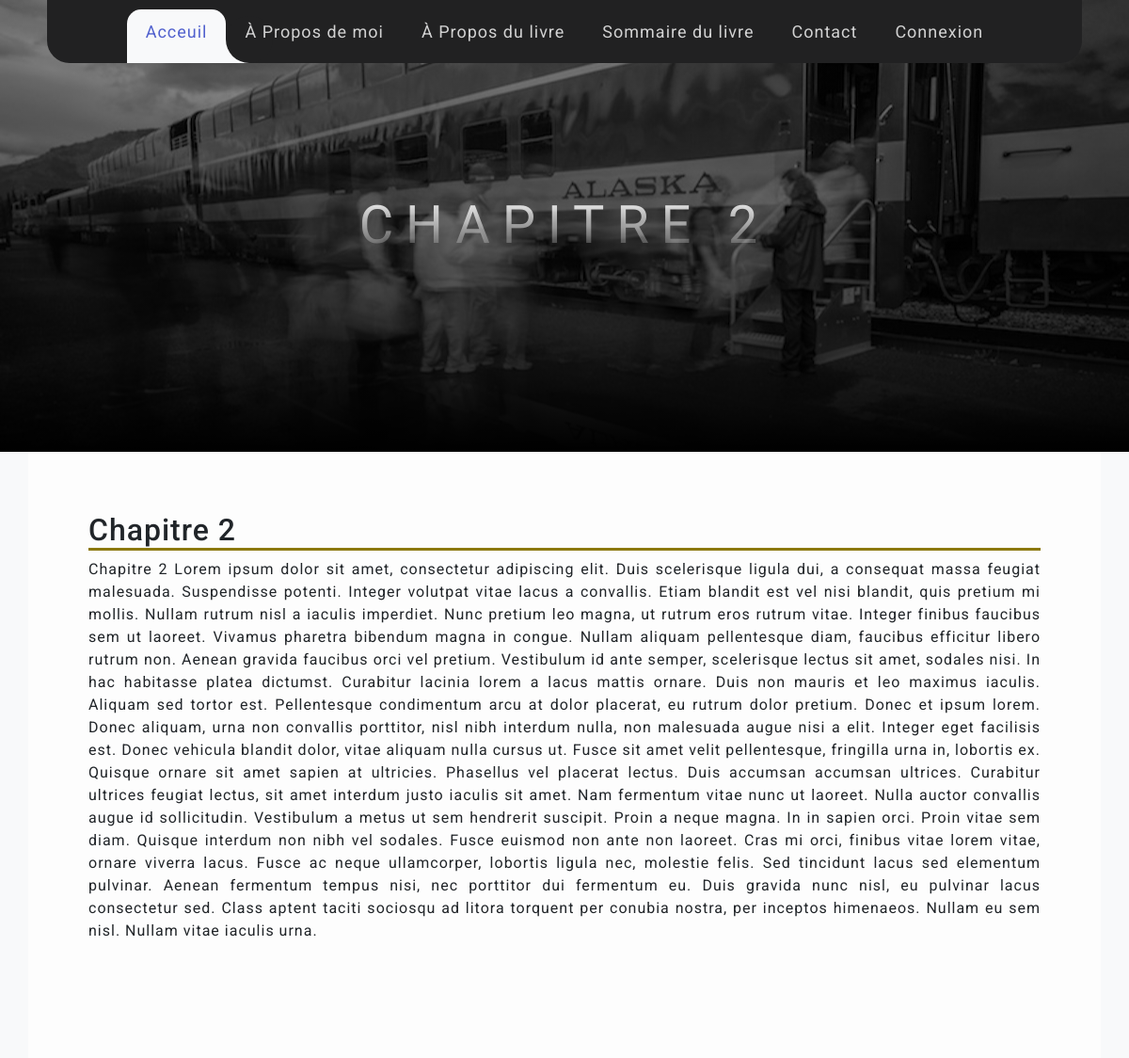
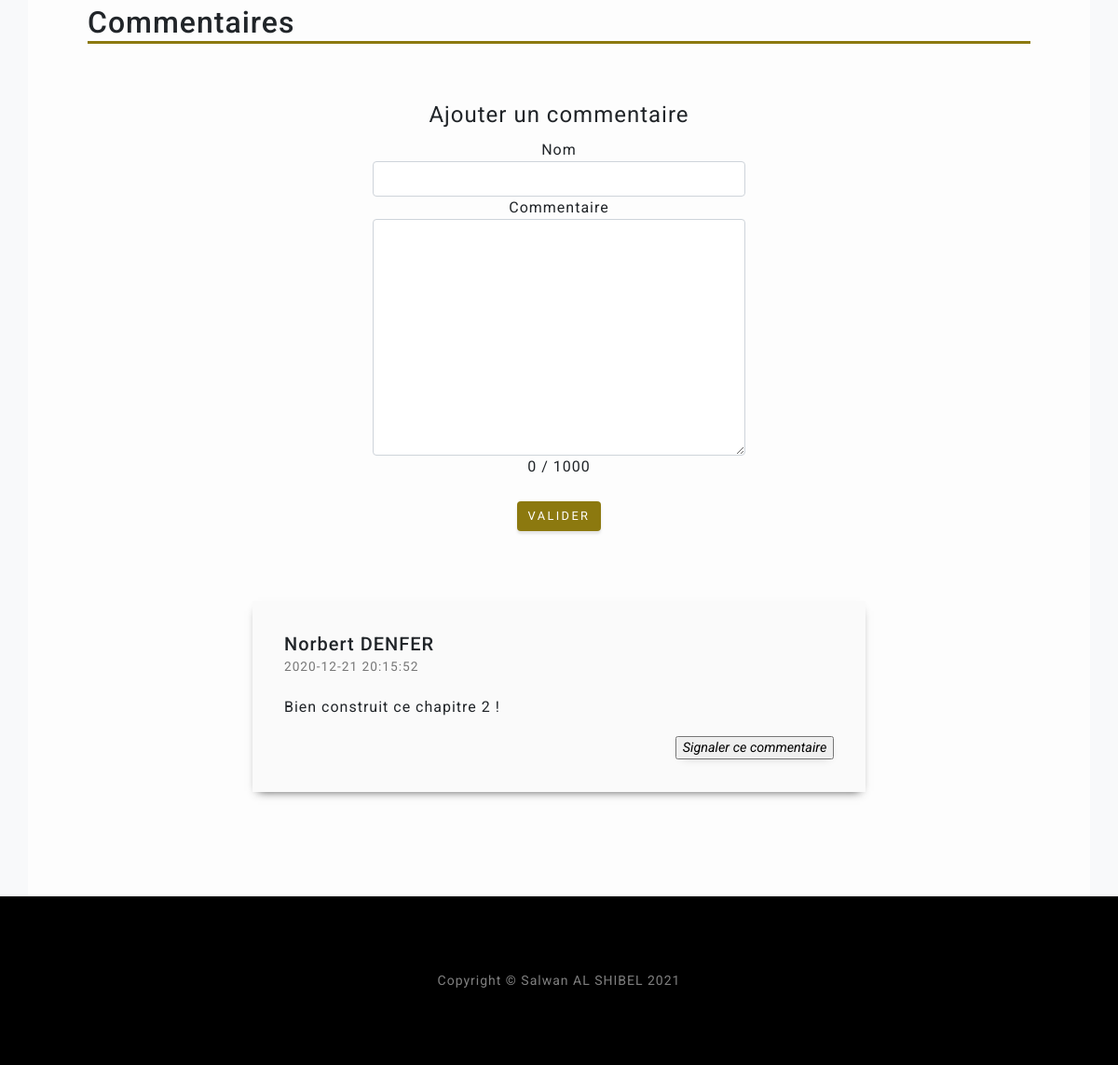
Page /articles/chapitre/2 on the earlier database version (2 pictures, top to bottom).
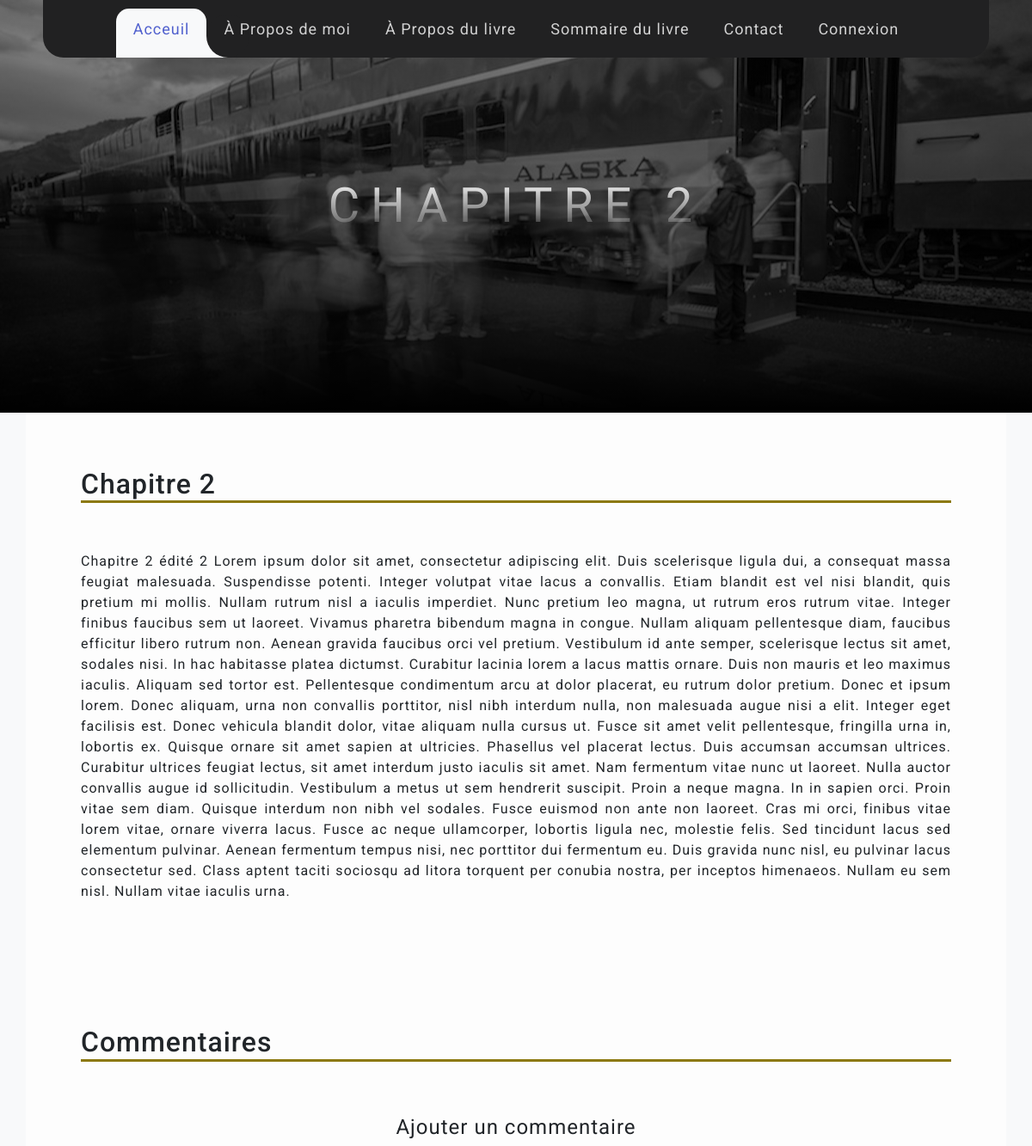
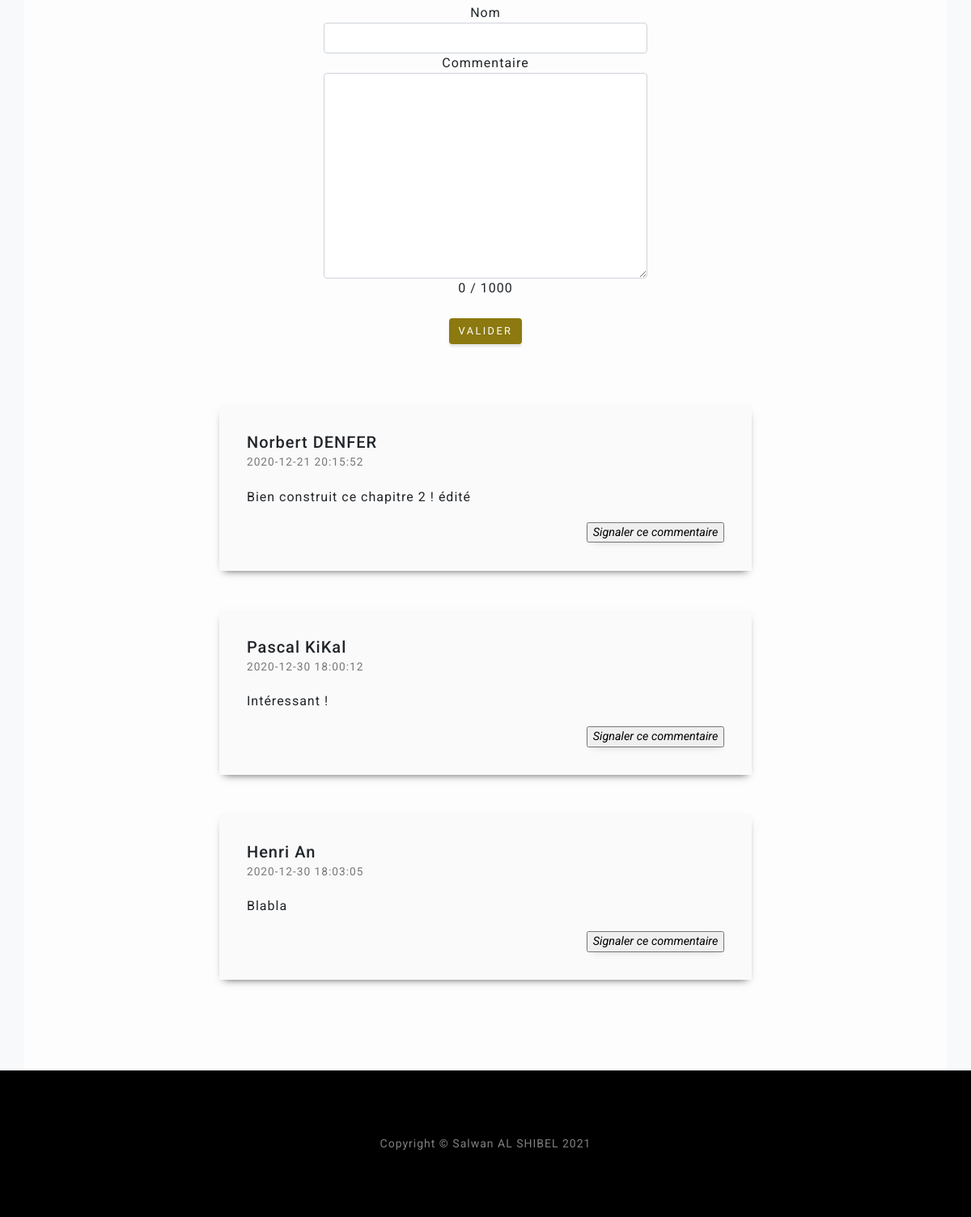
Same page on the later database version (2 pictures, top to bottom).
### tables this page shows
CREATE TABLE IF NOT EXISTS `posts` (
  `id` int NOT NULL AUTO_INCREMENT,
  `create_date` datetime NOT NULL DEFAULT CURRENT_TIMESTAMP,
  `title` varchar(255) NOT NULL,
  `content` text NOT NULL,
  PRIMARY KEY (`id`)
);

CREATE TABLE IF NOT EXISTS `comments` (
  `id` int NOT NULL AUTO_INCREMENT,
  `name` varchar(255) NOT NULL,
  `create_date` datetime NOT NULL DEFAULT CURRENT_TIMESTAMP,
  `comment` text NOT NULL,
  `post_id` int NOT NULL,
  `flag` tinyint DEFAULT '0',
  PRIMARY KEY (`id`)
);

### app/controllers/ArticlesController.php (called while the page is built, shortened)
<?php
class ArticlesController extends Controller
{
    public function chapitre($URLparams3){
        $article = $this->ModelArticles->findByChapterID($URLparams3);
        $comments = $this->ModelComments->findCommentsByPostID($URLparams3);
        $this->render('chapitre', compact('article', 'comments'));
    }
}

### index.php (called while the page is built, shortened)
<?php
    require_once (ROOT.'app/models/ModelMain.php');
    $router = new Router();
    $router->requestRoute();
?>

### app/models/ModelArticles.php (called while the page is built, shortened)
<?php
class ModelArticles extends ModelMain{
    public function __construct(){
        $this->table = "posts";
    }
    public function findByChapterID($id){
        $sql = "SELECT * FROM ". $this->table ." WHERE id= :id";
        $prepare = $this->_connection->prepare($sql);
        $prepare->execute(array(':id' => $id));
        return $prepare->fetch();
    }
}

### app/models/ModelMain.php (called while the page is built, shortened)
<?php
abstract class ModelMain
{
    private $host = "localhost";
    private $db_name = "jf_alaska";
    private $charset = "utf8";
    private $username = "root";
    private $password = "";
    public function getConnection(){
        try{
            $this->_connection = new PDO('mysql:host='.$this->host.';dbname='.$this->db_name.';charset='.$this->charset, $this->username, $this->password);
        }catch(PDOException $exception){
            echo 'Erreur : '. $exception->getMessage();
        }
    }
}

### app/models/ModelComments.php (called while the page is built, shortened)
<?php
class ModelComments extends ModelMain{
    public function __construct(){
        $this->table = "comments";
    }
    public function findCommentsByPostID($postID){
        $sql = "SELECT * FROM ". $this->table ." WHERE post_id= :postID";
        $prepare = $this->_connection->prepare($sql);
        $prepare->execute(array(':postID' => $postID));
        return $prepare->fetchAll();
    }
}

### app/views/chapitre.php (the view, shortened to what this page needs)
<header class="chaptershead">
    <div class="container d-flex h-100 align-items-center">
        <div class="mx-auto text-center">
            <h1 class="mx-auto my-5 text-uppercase" id="chptPageTitle"><?=$article['title']?></h1>
        </div>
    </div>
</header>
<div class= "chapterContent container-lg">
    <h2><?=$article['title']?></h2>
    <?=$article['content']?>
</div>
<div class= "commentaryContent container-lg">
    <h2>Commentaires</h2>
    <form method="post" action="../addComment" class="default-form">
        <legend>Ajouter un commentaire</legend>
        <div class="form-group">
            <label for="name">Nom</label><br />
            <input type="text" class="form-control" id="name" name="name" maxlength="255" required/>
        </div>
        <div class="form-group">
            <label for="comment">Commentaire</label><br />
            <textarea class="form-control" id="comment" name="comment" maxlength="1000" rows="10" required></textarea>
        </div>
        <div id="the-count">
            <span id="current">0</span>
            <span id="maximum">/ 1000</span>
        </div>
        <div class="form-group">
            <button type="submit" name="submit" class="btn btn-gold">Valider</button>
        </div>
    </form>
    <div class="container-xxl">
        <div class="row">
            <?php foreach($comments as $comment): ?>
                <div class="row row-cols-1 comment">
                    <div class="col-md-8 commentDiv">
                        <div class="mb-15">
                            <h5 class="mb-0"><?=$comment['name']?></h5>
                            <span class="g-color-gray-dark-v4 g-font-size-12"><?=$comment['create_date']?></span>
                        </div>
                        <div class="mb-15 comment-text">
                            <?=$comment['comment']?>
                        </div>
                        <div class="mb-15 comment-flag">
                            <form method="post" action="../flagComment">
                                <div>
                                    <input id='flagBtn' type="submit" onclick="return confirm('Attention vous vous apprêtez à signaler un commentaire. Continuer ?');" value="Signaler ce commentaire"/>
                                </div>
                            </form>
                        </div>
                    </div>
                </div>
            <?php endforeach; ?>
        </div>
    </div>
</div>

Differences in the rows shown:
changed posts "CHAPITRE 2": content "Chapitre 2 Lorem ipsum dolor sit…" → "Chapitre 2 édité 2 Lorem ipsum dolor sit…"
changed comments "Norbert DENFER": comment "Bien construit ce chapitre 2 !" → "Bien construit ce chapitre 2 ! édité"
added comments: name "Pascal KiKal", create_date "2020-12-30 18:00:12", comment "Intéressant !"
added comments: name "Henri An", create_date "2020-12-30 18:03:05", comment "Blabla"
